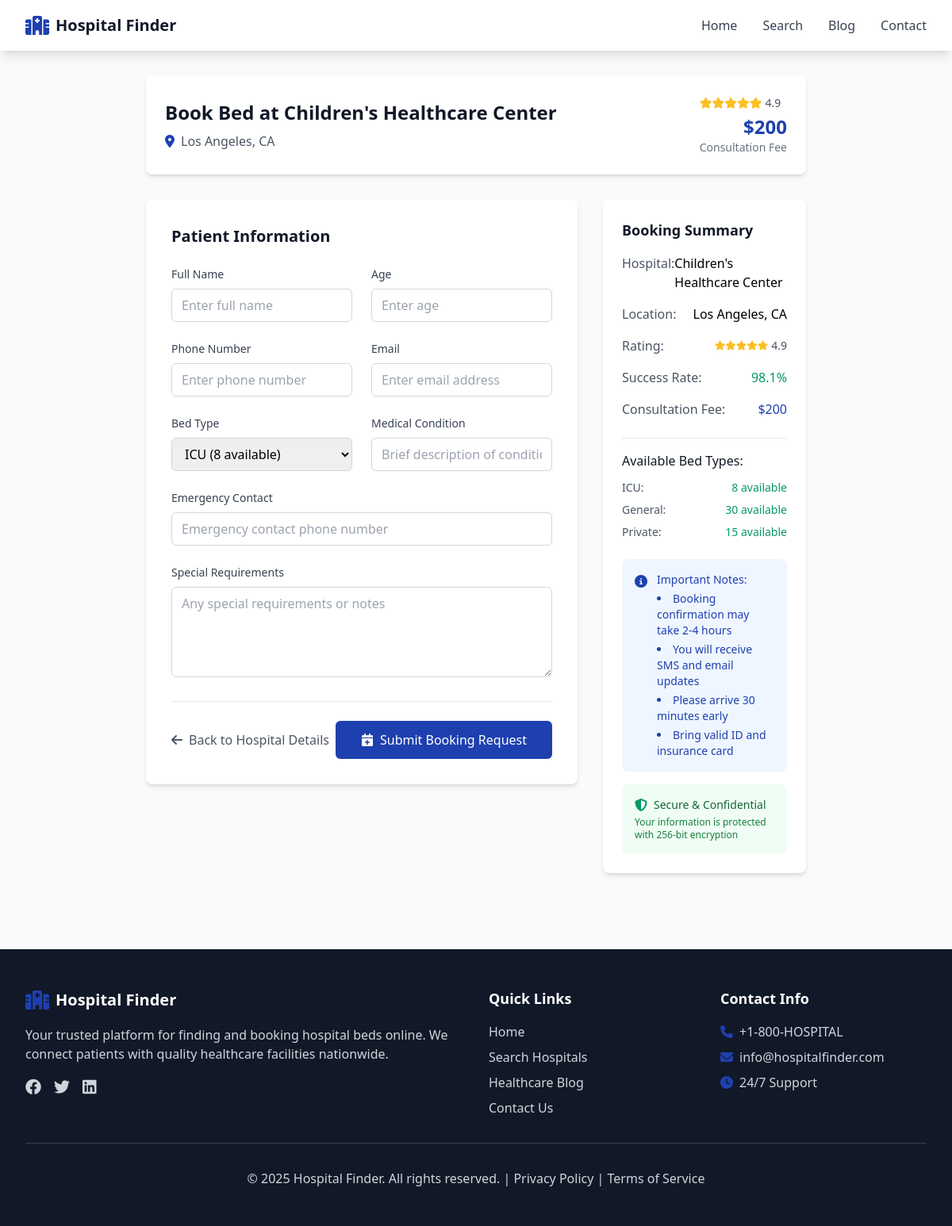
The page /book/2 on the database its author committed.
### main.py (models this page shows, shortened)
class Hospital(db.Model):
    id = db.Column(db.Integer, primary_key=True)
    name = db.Column(db.String(200), nullable=False)
    city = db.Column(db.String(100), nullable=False)
    state = db.Column(db.String(50), nullable=False)
    address = db.Column(db.Text, nullable=False)
    phone = db.Column(db.String(20), nullable=False)
    email = db.Column(db.String(120), nullable=False)
    website = db.Column(db.String(200))
    description = db.Column(db.Text, nullable=False)
    specialties = db.Column(db.Text, nullable=False)  # JSON string
    bed_types = db.Column(db.Text, nullable=False)    # JSON string
    available_beds = db.Column(db.Text, nullable=False)  # JSON string
    doctor_rating = db.Column(db.Float, nullable=False)
    success_rate = db.Column(db.Float, nullable=False)
    consultation_fee = db.Column(db.Integer, nullable=False)
    facilities = db.Column(db.Text, nullable=False)  # JSON string
    image_url = db.Column(db.String(500))
    created_at = db.Column(db.DateTime, default=datetime.utcnow)
    def get_available_beds(self):
        return json.loads(self.available_beds) if self.available_beds else {}

### main.py (the view, shortened to what this page needs)
@app.route('/book/<int:id>', methods=['GET', 'POST'])
def book_hospital(id):
    hospital = Hospital.query.get_or_404(id)
    form = BookingForm()
    available_beds = hospital.get_available_beds()
    bed_choices = [(bed_type, f"{bed_type} ({count} available)")
                   for bed_type, count in available_beds.items() if count > 0]
    form.bed_type.choices = bed_choices
    return render_template('booking.html',
                         hospital=hospital,
                         form=form,
                         title=f'Book Bed at {hospital.name} - Hospital Finder',
                         meta_description=f'Book a hospital bed at {hospital.name}. Quick and secure online booking.')

### main.py
class BookingForm(FlaskForm):
    patient_name = StringField('Full Name', validators=[DataRequired(), Length(min=2, max=200)])
    patient_age = IntegerField('Age', validators=[DataRequired(), NumberRange(min=0, max=150)])
    patient_phone = StringField('Phone Number', validators=[DataRequired(), Length(min=10, max=20)])
    patient_email = StringField('Email', validators=[DataRequired(), Email()])
    bed_type = SelectField('Bed Type', choices=[], validators=[DataRequired()])
    medical_condition = StringField('Medical Condition', validators=[DataRequired(), Length(min=2, max=200)])
    emergency_contact = StringField('Emergency Contact', validators=[DataRequired(), Length(min=10, max=20)])
    special_requirements = TextAreaField('Special Requirements', validators=[Length(max=1000)])

### templates/booking.html (shortened to what this page needs)
{% extends "base.html" %}
{% block content %}
<div class="max-w-4xl mx-auto px-4 sm:px-6 lg:px-8 py-8">
    <div class="bg-white rounded-lg shadow-md p-6 mb-8">
        <div class="flex items-center justify-between">
            <div>
                <h1 class="text-2xl font-bold text-gray-900 mb-2">Book Bed at {{ hospital.name }}</h1>
                <div class="flex items-center text-gray-600">
                    <i class="fas fa-map-marker-alt mr-2 text-medical-blue"></i>
                    <span>{{ hospital.city }}, {{ hospital.state }}</span>
                </div>
            </div>
            <div class="text-right">
                <div class="flex items-center mb-1">
                    {% for i in range(5) %}
                        <i class="fas fa-star {% if i < hospital.doctor_rating %}rating-stars{% else %}text-gray-300{% endif %} text-sm"></i>
                    {% endfor %}
                    <span class="text-sm text-gray-600 ml-1">{{ hospital.doctor_rating }}</span>
                </div>
                <div class="text-2xl font-bold text-medical-blue">${{ hospital.consultation_fee }}</div>
                <div class="text-sm text-gray-500">Consultation Fee</div>
            </div>
        </div>
    </div>
    <div class="grid grid-cols-1 lg:grid-cols-3 gap-8">
        <div class="lg:col-span-2">
            <div class="bg-white rounded-lg shadow-md p-8">
                <h2 class="text-xl font-bold text-gray-900 mb-6">Patient Information</h2>
                <form method="POST" class="space-y-6">
                    <div class="grid grid-cols-1 md:grid-cols-2 gap-6">
                        <div>
                            {{ form.patient_name.label(class="block text-sm font-medium text-gray-700 mb-2") }}
                            {{ form.patient_name(class="w-full px-3 py-2 border border-gray-300 rounded-md focus:outline-none focus:ring-2 focus:ring-medical-blue", placeholder="Enter full name") }}
                        </div>
                        <div>
                            {{ form.patient_age.label(class="block text-sm font-medium text-gray-700 mb-2") }}
                            {{ form.patient_age(class="w-full px-3 py-2 border border-gray-300 rounded-md focus:outline-none focus:ring-2 focus:ring-medical-blue", placeholder="Enter age") }}
                        </div>
                    </div>
                    <div class="grid grid-cols-1 md:grid-cols-2 gap-6">
                        <div>
                            {{ form.patient_phone.label(class="block text-sm font-medium text-gray-700 mb-2") }}
                            {{ form.patient_phone(class="w-full px-3 py-2 border border-gray-300 rounded-md focus:outline-none focus:ring-2 focus:ring-medical-blue", placeholder="Enter phone number") }}
                        </div>
                        <div>
                            {{ form.patient_email.label(class="block text-sm font-medium text-gray-700 mb-2") }}
                            {{ form.patient_email(class="w-full px-3 py-2 border border-gray-300 rounded-md focus:outline-none focus:ring-2 focus:ring-medical-blue", placeholder="Enter email address") }}
                        </div>
                    </div>
                    <div class="grid grid-cols-1 md:grid-cols-2 gap-6">
                        <div>
                            {{ form.bed_type.label(class="block text-sm font-medium text-gray-700 mb-2") }}
                            {{ form.bed_type(class="w-full px-3 py-2 border border-gray-300 rounded-md focus:outline-none focus:ring-2 focus:ring-medical-blue") }}
                        </div>
                        <div>
                            {{ form.medical_condition.label(class="block text-sm font-medium text-gray-700 mb-2") }}
                            {{ form.medical_condition(class="w-full px-3 py-2 border border-gray-300 rounded-md focus:outline-none focus:ring-2 focus:ring-medical-blue", placeholder="Brief description of condition") }}
                        </div>
                    </div>
                    <div>
                        {{ form.emergency_contact.label(class="block text-sm font-medium text-gray-700 mb-2") }}
                        {{ form.emergency_contact(class="w-full px-3 py-2 border border-gray-300 rounded-md focus:outline-none focus:ring-2 focus:ring-medical-blue", placeholder="Emergency contact phone number") }}
                    </div>
                    <div>
                        {{ form.special_requirements.label(class="block text-sm font-medium text-gray-700 mb-2") }}
                        {{ form.special_requirements(class="w-full px-3 py-2 border border-gray-300 rounded-md focus:outline-none focus:ring-2 focus:ring-medical-blue", rows="4", placeholder="Any special requirements or notes") }}
                    </div>
                    <div class="border-t border-gray-200 pt-6">
                        <div class="flex justify-between items-center">
                            <a href="{{ url_for('hospital_detail', id=hospital.id) }}"
                               class="text-gray-600 hover:text-gray-800 transition-colors">
                                <i class="fas fa-arrow-left mr-2"></i>Back to Hospital Details
                            </a>
                            <button type="submit"
                                    class="bg-medical-blue text-white px-8 py-3 rounded-md hover:bg-blue-700 transition-colors font-medium">
                                <i class="fas fa-calendar-plus mr-2"></i>Submit Booking Request
                            </button>
                        </div>
                    </div>
                </form>
            </div>
        </div>
        <div class="lg:col-span-1">
            <div class="bg-white rounded-lg shadow-md p-6 sticky top-24">
                <h3 class="text-lg font-bold text-gray-900 mb-4">Booking Summary</h3>
                <div class="space-y-4 mb-6">
                    <div class="flex justify-between">
                        <span class="text-gray-600">Hospital:</span>
                        <span class="font-medium">{{ hospital.name }}</span>
                    </div>
                    <div class="flex justify-between">
                        <span class="text-gray-600">Location:</span>
                        <span class="font-medium">{{ hospital.city }}, {{ hospital.state }}</span>
                    </div>
                    <div class="flex justify-between">
                        <span class="text-gray-600">Rating:</span>
                        <div class="flex items-center">
                            {% for i in range(5) %}
                                <i class="fas fa-star {% if i < hospital.doctor_rating %}rating-stars{% else %}text-gray-300{% endif %} text-xs"></i>
                            {% endfor %}
                            <span class="text-sm text-gray-600 ml-1">{{ hospital.doctor_rating }}</span>
                        </div>
                    </div>
                    <div class="flex justify-between">
                        <span class="text-gray-600">Success Rate:</span>
                        <span class="font-medium text-medical-green">{{ hospital.success_rate }}%</span>
                    </div>
                    <div class="flex justify-between">
                        <span class="text-gray-600">Consultation Fee:</span>
                        <span class="font-medium text-medical-blue">${{ hospital.consultation_fee }}</span>
                    </div>
                </div>
                <div class="border-t border-gray-200 pt-4 mb-6">
                    <h4 class="font-medium text-gray-900 mb-3">Available Bed Types:</h4>
                    <div class="space-y-2">
                        {% for bed_type, count in hospital.get_available_beds().items() %}
                        <div class="flex justify-between text-sm">
                            <span class="text-gray-600">{{ bed_type }}:</span>
                            <span class="{% if count > 0 %}text-medical-green{% else %}text-red-500{% endif %} font-medium">
                                {{ count }} available
                            </span>
                        </div>
                        {% endfor %}
                    </div>
                </div>
                <div class="bg-blue-50 p-4 rounded-lg">
                    <div class="flex items-start">
                        <i class="fas fa-info-circle text-medical-blue mt-1 mr-3"></i>
                        <div class="text-sm text-blue-800">
                            <p class="font-medium mb-1">Important Notes:</p>
                            <ul class="list-disc list-inside space-y-1">
                                <li>Booking confirmation may take 2-4 hours</li>
                                <li>You will receive SMS and email updates</li>
                                <li>Please arrive 30 minutes early</li>
                                <li>Bring valid ID and insurance card</li>
                            </ul>
                        </div>
                    </div>
                </div>
                <div class="mt-4 p-4 bg-green-50 rounded-lg">
                    <div class="flex items-center">
                        <i class="fas fa-shield-alt text-medical-green mr-2"></i>
                        <span class="text-sm text-green-800 font-medium">Secure & Confidential</span>
                    </div>
                    <p class="text-xs text-green-700 mt-1">Your information is protected with 256-bit encryption</p>
                </div>
            </div>
        </div>
    </div>
</div>
{% endblock %}

### templates/base.html (style rules this page uses)
.rating-stars { color: #fbbf24; }

### rows shown on the page
Hospital: name "Children's Healthcare Center", city "Los Angeles", state "CA", doctor_rating "4.9", consultation_fee "200", success_rate "98.1"

### other values the page prints
{{ bed_type }} "ICU" "General" "Private"
{{ count }} "8" "30" "15"
